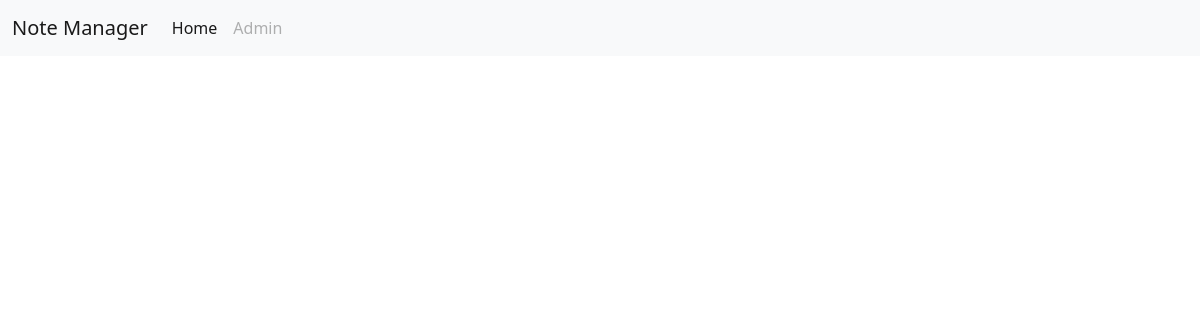
The page /note/6 on the database as committed earlier.
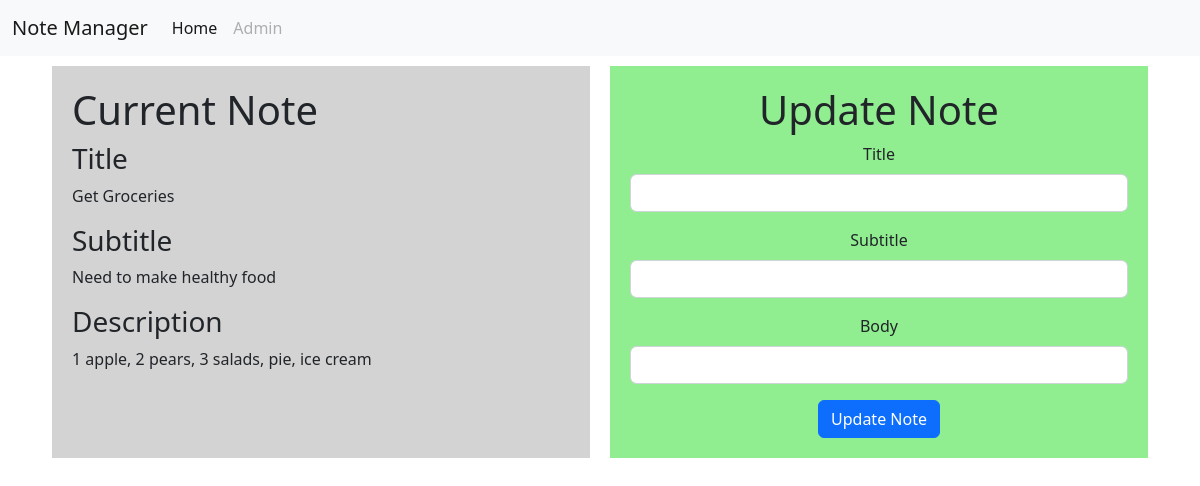
The same page on the database as committed later.
### tables this page shows
CREATE TABLE notes (
id INTEGER PRIMARY KEY AUTOINCREMENT,
title VARCHAR(45),
subtitle VARCHAR(45),
body VARCHAR(512),
date TIMESTAMP DATE DEFAULT (datetime('now','localtime')));

### app/routes.py (the view)
@app.get("/note/<key>")
def get_one_note(key):
    scan_data = notes.select_by_id(key)
    return render_template("single_note.html", data=scan_data)

### app/database/__init__.py (called while the page is built)
def get_db():
    db = getattr(g, "_database", None)
    if not db:
        db = g._database = sqlite3.connect(DATABASE_URL)
    return db

### app/database/notes.py (called while the page is built)
def select_by_id(id=1):
    statement = "SELECT * FROM notes WHERE id=?"
    conn = get_db()
    cursor = conn.cursor()
    cursor.execute(statement, (id, ))
    out = cursor.fetchall()
    cursor.close()
    return out

### app/templates/single_note.html (shortened to what this page needs)
{% extends 'base.html' %}
{% block contents %}
    {% for each in data %}
    <div class="container" style="display: flex;">
        <div style="flex: 1; background: lightgray; margin: 10px; padding: 20px;">
            <h1>Current Note</h1>
            <h3>Title</h3>
            <p>{{ each[1] }}</p>
            <h3>Subtitle</h3>
            <p>{{ each[2] }}</p>
            <h3>Description</h3>
            <p>{{ each[3] }}</p>
        </div>
        <div style="flex: 1; background: lightgreen; margin: 10px; padding: 20px; text-align: center;">
            <h1>Update Note</h1>
            <form action="{{ url_for('update_note', key=each[0]) }}" method="POST">
                <div class="mb-3">
                    <label for="title" class="form-label" >Title</label>
                    <input type="text" id="title" name="title" class="form-control">
                </div>
                <div class="mb-3">
                    <label for="subtitle" class="form-label">Subtitle</label>
                    <input type="text" id="subtitle" name="subtitle" class="form-control">
                </div>
                <div class="mb-3">
                    <label for="body" class="form-label">Body</label>
                    <input type="textarea" id="body" name="body" class="form-control">
                 </div>
                <input type="submit" value="Update Note" class="btn btn-primary">
            </form>
        </div>
    </div>
    {% endfor %}
{% endblock contents %}

Rows that differ between the two databases and show on the page:
added notes: title "Get Groceries", subtitle "Need to make healthy food", body "1 apple, 2 pears, 3 salads, pie, ice cream"
